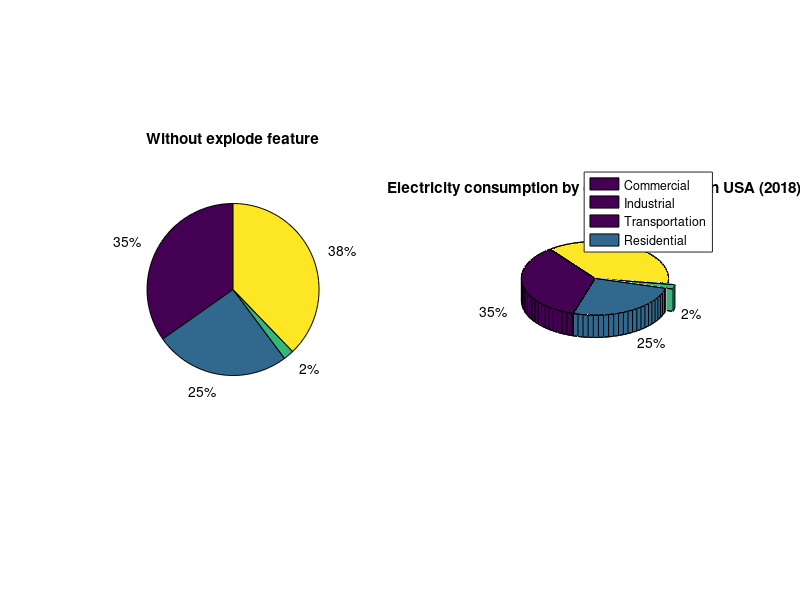

Source code (MATLAB):
% Pie plot
% Data: Electricity consumption by different sectors in USA (2018)
x = [35.4,25.9,2,38.5];
subplot(1,2,1);
pie(x);
title('Without explode feature')
subplot(1,2,2);
explode=[1,1,1,1];
pie(x,explode);
title('With explode feature')
labels = {'Commercial','Industrial','Transportation','Residential'};
legend(labels,'Location','best');

%% 3D pie plot
% Data: Electricity consumption by different sectors in USA (2018)
clc;clear;
x = [35.4,25.9,2,38.5];
explode=[0,0,1,0];
pie3(x,explode);
title('Electricity consumption by different sectors in USA (2018)')
labels = {'Commercial','Industrial','Transportation','Residential'};
legend(labels,'Location','best');
